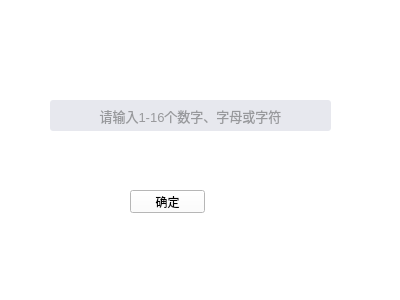
<?xml version="1.0" encoding="UTF-8"?>
<ui version="4.0">
 <class>CreateGroupWidget</class>
 <widget class="QWidget" name="CreateGroupWidget">
  <property name="geometry">
   <rect>
    <x>0</x>
    <y>0</y>
    <width>400</width>
    <height>300</height>
   </rect>
  </property>
  <property name="windowTitle">
   <string>Form</string>
  </property>
  <property name="styleSheet">
   <string notr="true">background-color:#FFFFFFFF;</string>
  </property>
  <widget class="QLineEdit" name="lineEditGroupName">
   <property name="geometry">
    <rect>
     <x>50</x>
     <y>100</y>
     <width>281</width>
     <height>31</height>
    </rect>
   </property>
   <property name="minimumSize">
    <size>
     <width>0</width>
     <height>0</height>
    </size>
   </property>
   <property name="maximumSize">
    <size>
     <width>16777215</width>
     <height>16777215</height>
    </size>
   </property>
   <property name="font">
    <font>
     <pointsize>10</pointsize>
    </font>
   </property>
   <property name="styleSheet">
    <string notr="true">color:#FF4A4A4A;
background: #FFE7E8EE;
border-radius: 3px;</string>
   </property>
   <property name="text">
    <string/>
   </property>
   <property name="echoMode">
    <enum>QLineEdit::Normal</enum>
   </property>
   <property name="alignment">
    <set>Qt::AlignCenter</set>
   </property>
   <property name="placeholderText">
    <string>请输入1-16个数字、字母或字符</string>
   </property>
  </widget>
  <widget class="QPushButton" name="btnOk">
   <property name="geometry">
    <rect>
     <x>130</x>
     <y>190</y>
     <width>75</width>
     <height>23</height>
    </rect>
   </property>
   <property name="text">
    <string>确定</string>
   </property>
  </widget>
 </widget>
 <resources/>
 <connections/>
</ui>
